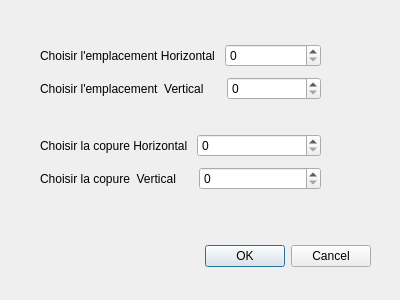
<?xml version="1.0" encoding="UTF-8"?>
<ui version="4.0">
 <class>Cropdialog</class>
 <widget class="QWidget" name="Cropdialog">
  <property name="geometry">
   <rect>
    <x>0</x>
    <y>0</y>
    <width>400</width>
    <height>300</height>
   </rect>
  </property>
  <property name="windowTitle">
   <string>Form</string>
  </property>
  <widget class="QWidget" name="layoutWidget">
   <property name="geometry">
    <rect>
     <x>40</x>
     <y>130</y>
     <width>281</width>
     <height>65</height>
    </rect>
   </property>
   <layout class="QVBoxLayout" name="verticalLayout_2">
    <item>
     <layout class="QHBoxLayout" name="horizontalLayout_3">
      <item>
       <widget class="QLabel" name="label_3">
        <property name="text">
         <string>Choisir la copure Horizontal </string>
        </property>
       </widget>
      </item>
      <item>
       <widget class="QSpinBox" name="Largeur_copure_horizontale"/>
      </item>
     </layout>
    </item>
    <item>
     <layout class="QHBoxLayout" name="horizontalLayout_4">
      <item>
       <widget class="QLabel" name="label_4">
        <property name="text">
         <string>Choisir la copure  Vertical     </string>
        </property>
       </widget>
      </item>
      <item>
       <widget class="QSpinBox" name="Largeur_copure_verticale"/>
      </item>
     </layout>
    </item>
   </layout>
  </widget>
  <widget class="QWidget" name="layoutWidget_2">
   <property name="geometry">
    <rect>
     <x>40</x>
     <y>40</y>
     <width>281</width>
     <height>65</height>
    </rect>
   </property>
   <layout class="QVBoxLayout" name="verticalLayout">
    <item>
     <layout class="QHBoxLayout" name="horizontalLayout">
      <item>
       <widget class="QLabel" name="label_2">
        <property name="text">
         <string>Choisir l'emplacement Horizontal </string>
        </property>
       </widget>
      </item>
      <item>
       <widget class="QSpinBox" name="Emplcement_X"/>
      </item>
     </layout>
    </item>
    <item>
     <layout class="QHBoxLayout" name="horizontalLayout_2">
      <item>
       <widget class="QLabel" name="label">
        <property name="text">
         <string>Choisir l'emplacement  Vertical     </string>
        </property>
       </widget>
      </item>
      <item>
       <widget class="QSpinBox" name="Emplacement_Y"/>
      </item>
     </layout>
    </item>
   </layout>
  </widget>
  <widget class="QDialogButtonBox" name="buttonBox">
   <property name="geometry">
    <rect>
     <x>30</x>
     <y>240</y>
     <width>341</width>
     <height>32</height>
    </rect>
   </property>
   <property name="orientation">
    <enum>Qt::Horizontal</enum>
   </property>
   <property name="standardButtons">
    <set>QDialogButtonBox::Cancel|QDialogButtonBox::Ok</set>
   </property>
  </widget>
 </widget>
 <resources/>
 <connections/>
</ui>
